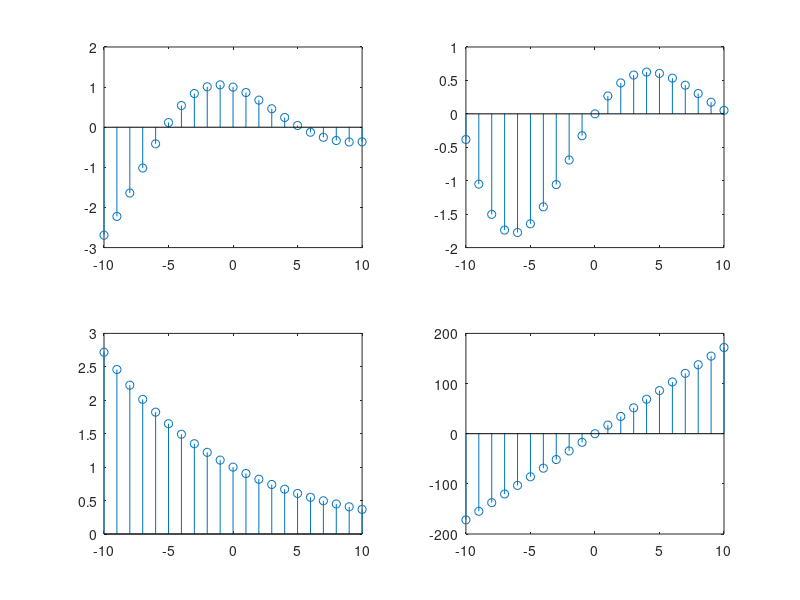

This chart was generated by the following MATLAB code:
% Example 3 
%
figure(1); clf

n = [-10:1:10]; a = -0.1+0.3j;
x = exp(a*n);
subplot(2,2,1); stem(n,real(x));
subplot(2,2,2); stem(n,imag(x));
subplot(2,2,3); stem(n,abs(x));
subplot(2,2,4); stem(n,(180/pi)*angle(x));
